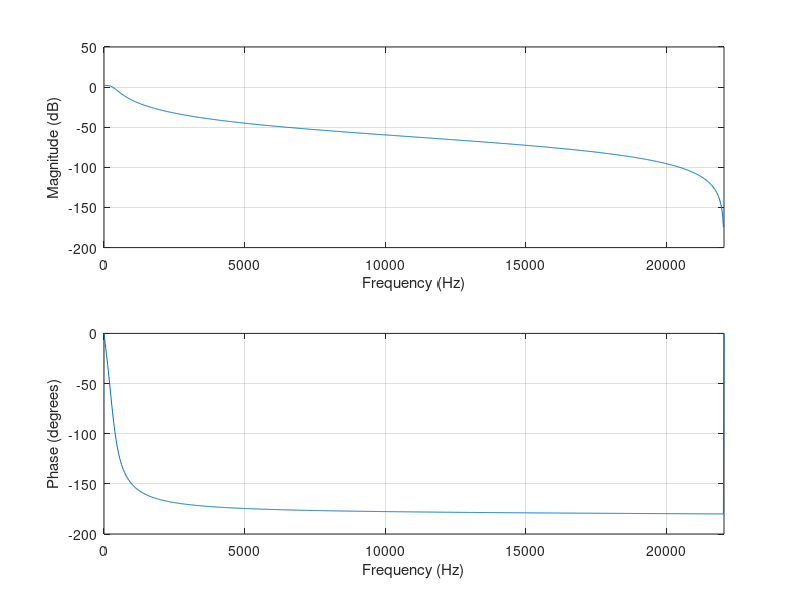

The MATLAB script that drew this image: (Note: this script raises an error after producing the figure.)
% Tugas Proyek #1 EL3010 Pengolahan Sinyal Digital : Pole-Zero Placement untuk Bass-Boost Audio Filter
% Nama			: Vanny Alviolani Indriyani
% NIM			: 13221020
% Kelas			: K02
% Nama file		: P1_IIR_EL3010_13221020.m
% Deskripsi		: Filter IIR sebagai bass-boost audio filter dengan koefisien filter dari MATLAB

FS = 44100; % frekuensi sampling 16 kHz
FSPD = FS/2; % setengah frekuensi sampling
FPASS_EDGE = 250; % batas frekuensi cut-off
FSTOP_EDGE = 750; % batas frekuensi stop-band
MIN_ATTEN = 12; % stop band attenuation minimal
FPE_NORM = FPASS_EDGE/FSPD; % frekuensi cut-off (normalized)
FSE_NORM = FSTOP_EDGE/FSPD; % frekuensi cut-off (normalized)

% Desain filter IIR low-pass dengan spesifikasi yang ditentukan
[n,Wn] = buttord(FPE_NORM,FSE_NORM,1,MIN_ATTEN);
% mendapatkan koefisien filter dan memasukkan ke variabel A dan B
[b,a] = butter(n,Wn);
b = 1.258925412*b;

csvwrite('iir_a.txt', a);
csvwrite('iir_b.txt', b);

% Plot respons frekuensi filter IIR
freqz(b,a,1024,44100);

% Membaca file audio yang akan difilter
[y,fs] = audioread("D:\SEMESTER 5\PSD\P1_EL3010_13221020\Hasil Pengujian\P1_Ori_EL3010_13221020.wav");

% Mengaplikasikan filter pada audio
audioFiltered = filter(b, a, y);

% Menulis kembali audio yang telah difilter
audiowrite('P1_IIR2_EL3010_13221020.wav', audioFiltered, fs);

